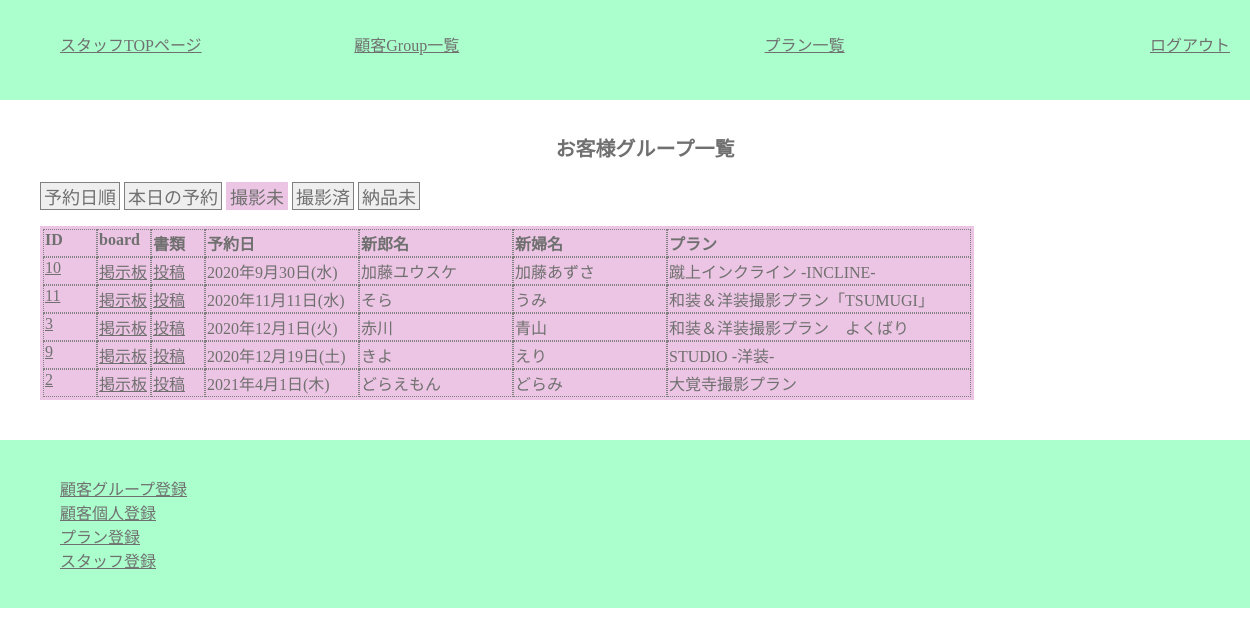
Screenshot of /staff/c_group_list_f.php (signed in) with the database file from the repository.
### tables this page shows
CREATE TABLE `customers` (
  `c_id` varchar(32) NOT NULL,
  `c_group_id` int(11) NOT NULL,
  `c_name` varchar(32) NOT NULL,
  `c_pass` varchar(64) NOT NULL,
  `c_mail` varchar(64) NOT NULL,
  `c_tell` varchar(11) NOT NULL,
  `c_zip` char(7) NOT NULL,
  `c_address` varchar(64) NOT NULL,
  `c_gender` tinyint(1) NOT NULL
);

CREATE TABLE `c_groups` (
  `c_group_id` int(11) NOT NULL,
  `p_id` int(11) NOT NULL,
  `reserve_day` date NOT NULL,
  `reserve_time` time NOT NULL,
  `estimate` tinyint(1) NOT NULL,
  `invoce` tinyint(1) NOT NULL,
  `payment` tinyint(1) NOT NULL,
  `d_product` tinyint(1) NOT NULL,
  `new_zip` char(7) NOT NULL,
  `new_address` varchar(64) NOT NULL,
  `before2days` tinyint(1) NOT NULL DEFAULT 0,
  `make_reh` tinyint(1) NOT NULL DEFAULT 0,
  `cos_fixed` tinyint(1) NOT NULL DEFAULT 0,
  `cos_fitting` tinyint(1) NOT NULL DEFAULT 0,
  `place_fixed` tinyint(1) NOT NULL DEFAULT 0,
  `s_id` varchar(32) NOT NULL,
  `limit_over` tinyint(1) NOT NULL
);

CREATE TABLE `plans` (
  `p_id` int(11) NOT NULL,
  `p_name` varchar(32) NOT NULL,
  `p_wear` varchar(32) NOT NULL
);

### class/meeting.class.php (called while the page is built, shortened)
<?php
class Meeting{
	public $pdo;
	public function __construct(){
		$host  = "localhost";
		$dbname= "meeting_app";
		$dbuser= "root";
		$dbpass= "";
		$dsn = "mysql:host={$host};dbname={$dbname};charset=utf8";
		$this->pdo = new PDO($dsn,$dbuser,$dbpass);
	}
	public function getGroomBrideGrouopAllDate() {
		$sql  ="SELECT groom.c_name AS g_name,bride.c_name AS b_name, ";
		$sql .="reserve_day,p_name,c_groups.c_group_id AS group_id,d_product,payment,limit_over ";
		$sql .="FROM customers AS groom,customers AS bride,c_groups,plans ";
		$sql .="WHERE c_groups.c_group_id=groom.c_group_id ";
		$sql .="AND c_groups.c_group_id=bride.c_group_id ";
		$sql .="AND c_groups.p_id=plans.p_id ";
		$sql .="AND groom.c_gender=0 AND bride.c_gender=1 ";
		$sql .="ORDER BY reserve_day";
		$row = $this->pdo->query($sql);
		return $row;
	}
}
?>

### staff/c_group_list_f.php (the view, shortened to what this page needs)
<?php
require_once("../class/meeting.class.php");
function h($str) {
	return htmlspecialchars($str,ENT_QUOTES);
}
$obj =new Meeting();
$rows =$obj->getGroomBrideGrouopAllDate();
$today= date("Y-m-d");
?>
<?php require_once("header_for_staff.php"); ?>
		<main>
			<h1>お客様グループ一覧</h1>
			<section>
				<p><button class="sort_day_btn all_day"><a href="c_group_list.php">予約日順</a></button>
				<button class="sort_day_btn today"><a href="c_group_list_today.php">本日の予約</a></button>
				<button class="sort_day_btn feature_day activ_page_btn"><a href="">撮影未</a></button>
				<button class="sort_day_btn past_day"><a href="c_group_list_p.php">撮影済</a></button>
				<button class="sort_day_btn no_d"><a href="c_group_list_nd.php">納品未</a></button>
				</p>
				<div id="mainView">
					<table class="list">
					<tr>
						<th class="list_id_num">ID</th><th class="list_id_num">board</th><th class="list_id_num">書類</th>
						<th class="list_r_day">予約日</th><th class="list_c_name">新郎名</th><th class="list_c_name">新婦名</th><th class="list_p_name">プラン</th>
					</tr>
					<?php while($row=$rows->fetch(PDO::FETCH_ASSOC)): ?>
					<?php if($row["reserve_day"]>$today): ?>
					<tr>
						<td class="list_id_num"><a href="c_group_each.php?group_id=<?php echo $row["group_id"];?>" ><?php echo $row["group_id"];?></a></td>
						<td class="list_id_num"><a href="../customer/c_board.php?group_id=<?php echo $row["group_id"];?>">掲示板</a></td>
						<td class="list_id_num"><a href="../customer/c_paymentdata.php?group_id=<?php echo $row["group_id"];?>">投稿</a></td>
						<td class="list_r_day"><?php
							$reserve_day = $row["reserve_day"];
							$week = ["日","月","火","水","木","金","土"];
							$hi = date('w', strtotime($reserve_day));
							$youbi = $week[$hi];
							$rd =  date('Y年n月j日', strtotime($reserve_day))."(".$youbi.")";
							echo h($rd);
						?></td>
						<td class="list_c_name"><?php echo h($row["g_name"]); ?></td>
						<td class="list_c_name"><?php echo h($row["b_name"]); ?></td>
						<td class="list_p_name"><?php echo h($row["p_name"]); ?></td>
					</tr>
					<?php endif; ?>
					<?php endwhile; ?>
					</table>
				</div>
			</section>
		</main>
<?php include("footer_for_staffpage.php"); ?>

### css/style.css (style rules this page uses)
* { //border:1px red solid; }
body { color: #707070; margin:auto; font-family: 'Noto Serif JP', serif; }
main { width:100%; padding:20px; }
a { color:#707070; }
h1 { font-size:20px; text-align:center; }
section { max-width:100%; margin:20px; }
table { max-width:100%; margin-bottom:20px; }
table tr { max-width:100%; display:flex; flex-direction:column; }
table tr th { text-align:left; }
table.row3 td,th { //width:33%; }
table.row2 td,th { //c_group_topのテーブルがスマホ表示ではみ出るので、一旦コメントアウト中 //width:200px; }
table.list tr { display:flex; flex-direction:row; //border:dotted 1px gray; }
table.list th,table.list td { border:dotted 1px gray; //width:200px; }
.list_id_num { width:50px; }
.list_p_name { width:300px; }
.list_p_wear,.list_r_day,.list_c_name { width:150px; }
.sort_day_btn { border:1px solid gray; //margin-left: 8px; padding: 0 3px; font-size: 18px; }
.sort_day_btn a { text-decoration:none; }
.activ_page_btn { border:solid 1px #EBC5E3; background-color:#EBC5E3; }
#mainView table { border:solid 1px #EBC5E3; background-color:#EBC5E3; }
#mainView { //display:none; }

### rows the page displays
customers: c_group.c_group_id "10", c_group.reserve_day "2020年9月30日(水)", c_name "加藤ユウスケ", customers.c_name "加藤あずさ", plans.p_name "蹴上インクライン -INCLINE-"
customers: c_group.c_group_id "11", c_group.reserve_day "2020年11月11日(水)", c_name "そら", customers.c_name "うみ", plans.p_name "和装＆洋装撮影プラン「TSUMUGI」"
customers: c_group.c_group_id "3", c_group.reserve_day "2020年12月1日(火)", c_name "赤川", customers.c_name "青山", plans.p_name "和装＆洋装撮影プラン よくばり"
customers: c_group.c_group_id "9", c_group.reserve_day "2020年12月19日(土)", c_name "きよ", customers.c_name "えり", plans.p_name "STUDIO -洋装-"
customers: c_group.c_group_id "2", c_group.reserve_day "2021年4月1日(木)", c_name "どらえもん", customers.c_name "どらみ", plans.p_name "大覚寺撮影プラン"
